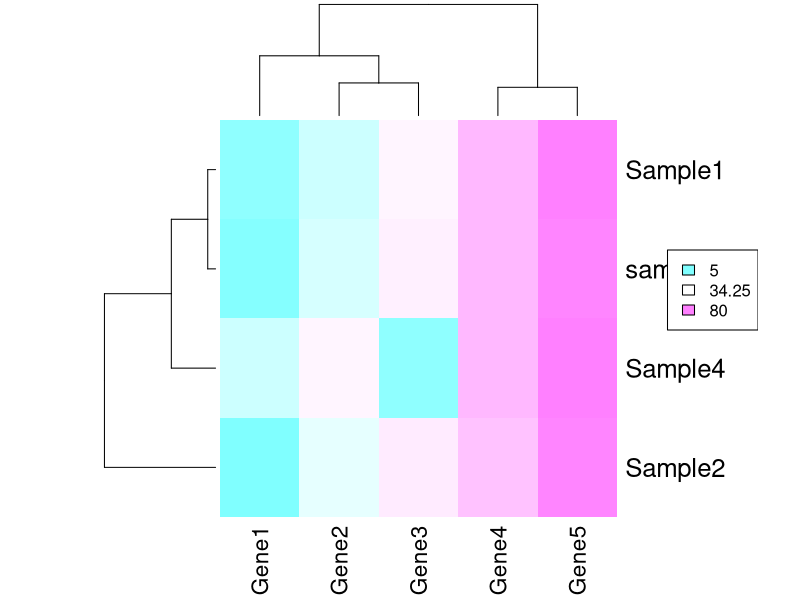

The R source for this figure:
# Reading dataframe
data <- read.table(file="dummy_data1.csv", header = TRUE, sep = ",")

# Transforming dataframe to matrix
mat <- as.matrix(data[, -1])

# Adding rownames to matrix
rownames(mat) <- data$Sample

# Defining image parameter
png(file = "heatmap.png", width=500, height=400)

# Plotting heatmap
heatmap(as.matrix(mat), col = cm.colors(50))

# Specifying legend 
legend(x="right", legend=c(min(mat),mean(mat), max(mat)),fill=cm.colors(3))

# Saving figure
dev.off()

